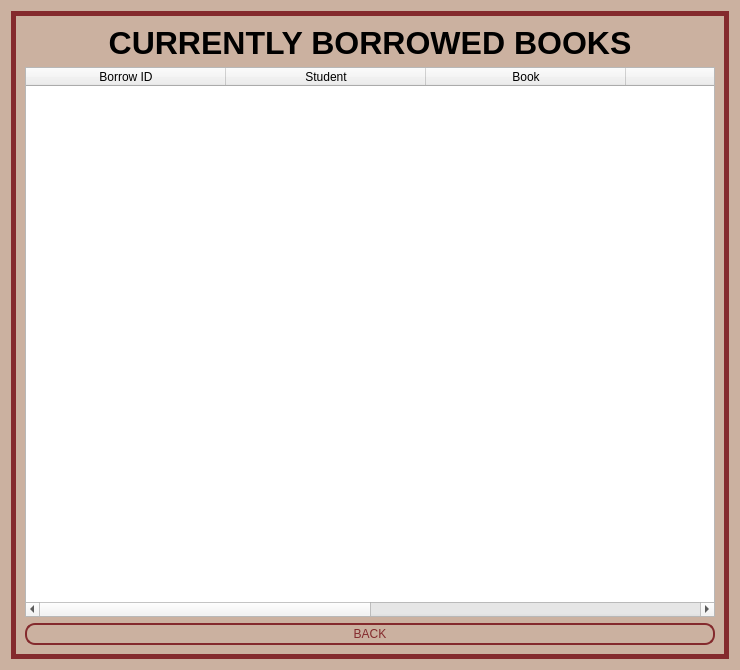
<?xml version="1.0" encoding="UTF-8"?>
<ui version="4.0">
 <class>CurrentlyBorrowedBooks</class>
 <widget class="QWidget" name="CurrentlyBorrowedBooks">
  <property name="geometry">
   <rect>
    <x>0</x>
    <y>0</y>
    <width>740</width>
    <height>670</height>
   </rect>
  </property>
  <property name="windowTitle">
   <string>Borrow History</string>
  </property>
  <property name="styleSheet">
   <string notr="true">.QWidget{background-color: #CBB1A0;border-radius: 10px}</string>
  </property>
  <layout class="QVBoxLayout" name="verticalLayout">
   <item>
    <widget class="QFrame" name="border">
     <property name="styleSheet">
      <string notr="true">#border{
	color: #842a2d;
}</string>
     </property>
     <property name="frameShape">
      <enum>QFrame::Box</enum>
     </property>
     <property name="lineWidth">
      <number>5</number>
     </property>
     <property name="midLineWidth">
      <number>5</number>
     </property>
     <layout class="QGridLayout" name="gridLayout">
      <item row="0" column="0">
       <widget class="QLabel" name="borrow_history_label">
        <property name="font">
         <font>
          <pointsize>24</pointsize>
          <bold>true</bold>
         </font>
        </property>
        <property name="styleSheet">
         <string notr="true">.QWidget{background-color: #CBB1A0;border-radius: 10px}</string>
        </property>
        <property name="text">
         <string>CURRENTLY BORROWED BOOKS</string>
        </property>
        <property name="alignment">
         <set>Qt::AlignCenter</set>
        </property>
       </widget>
      </item>
      <item row="1" column="0">
       <widget class="QTableWidget" name="tableWidget">
        <attribute name="horizontalHeaderDefaultSectionSize">
         <number>200</number>
        </attribute>
        <column>
         <property name="text">
          <string>Borrow ID</string>
         </property>
        </column>
        <column>
         <property name="text">
          <string>Student</string>
         </property>
        </column>
        <column>
         <property name="text">
          <string>Book</string>
         </property>
        </column>
        <column>
         <property name="text">
          <string>Date</string>
         </property>
        </column>
        <column>
         <property name="text">
          <string>Issuer</string>
         </property>
        </column>
        <column>
         <property name="text">
          <string>Payment ID</string>
         </property>
        </column>
       </widget>
      </item>
      <item row="2" column="0">
       <widget class="QPushButton" name="back_button">
        <property name="cursor">
         <cursorShape>PointingHandCursor</cursorShape>
        </property>
        <property name="styleSheet">
         <string notr="true">QPushButton{
	color: #842a2d;
	font: 17pt &quot;Franklin Gothic Book&quot;;
	border: 2px solid #842a2d;
	padding: 2px;
	border-radius: 10px;
	opacity: 100;
}

QPushButton:hover{
    background-color: #842a2d;
	color: #CBB1A0;
}</string>
        </property>
        <property name="text">
         <string>BACK</string>
        </property>
       </widget>
      </item>
     </layout>
    </widget>
   </item>
  </layout>
 </widget>
 <resources/>
 <connections/>
</ui>
